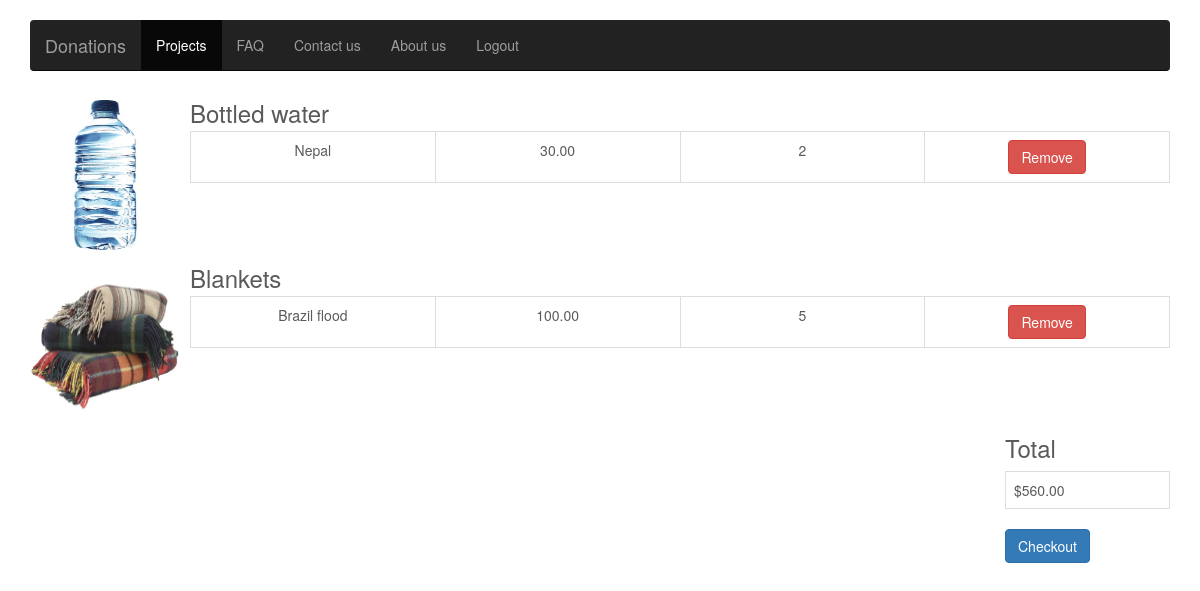
/cart/ (signed in), run on the app's committed database.
### Donations/models.py (models this page shows, shortened)
class Cart(models.Model):
	user = models.ForeignKey(User)
	project = models.ForeignKey(Project, default=1)
	product = models.ForeignKey(Product)
	quantity = models.IntegerField(default=0)

class Product(models.Model):
	name = models.CharField(max_length=100)
	price = models.DecimalField(max_digits=6, decimal_places=2)
	quantity = models.IntegerField()
	description = models.TextField()
	picture = models.FileField(upload_to='img', max_length=100)

class Project(models.Model):
	name = models.CharField(max_length=100)
	description = models.TextField()
	location = models. CharField(max_length=100)
	picture	= models.FileField(upload_to='img', max_length=100)

### Donations/views.py (the view)
# urls.py: url(r'^cart/$', 'Donations.views.cart', name="cart"),
def cart(request):
	if 'email' not in request.session:
		return HttpResponseRedirect("/login/")
	items = []
	for i in Cart.objects.all():
		if i.user.email == request.session['email']:
			items.append(i)
	total=0
	for i in items:
		total=total+i.quantity*i.product.price
	context = {
		"Cart": items,
		"total": total
	}
	return render(request, "Donations/cart.html", context)

### Donations/templates/Donations/cart.html (shortened to what this page needs)
{% load staticfiles %}
<!DOCTYPE html>
<html lang="en">
  <head>
    <link href="{% static 'css/bootstrap.min.css' %}" rel="stylesheet">
    <link href="{% static 'css/font-awesome.min.css' %}" rel="stylesheet">
    <link href="{% static 'css/navbar.css' %}" rel="stylesheet">
    <link href="{% static 'css/img.css' %}" rel="stylesheet">
  </head>
  <body>
    <div class="navbar-wrapper">
      <div class="container">
        <nav class="navbar navbar-inverse navbar-static-top">
          <div class="container">
            <div class="navbar-header">
              <a class="navbar-brand" href="/home" >Donations</a>
            </div>
            <div id="navbar" class="navbar-collapse collapse">
              <ul class="nav navbar-nav">
                <li class="active"><a href="/projects">Projects</a></li>
                <li><a href="/faq">FAQ</a></li>
                <li><a href="#contact">Contact us</a></li>
                <li><a href="#contact">About us</a></li>
                <li><a href="/logout">Logout</a></li>
              </ul>
            </div>
          </div>
        </nav>
      </div>
    </div>
    <div class="container">
    {% for item in Cart %}
    <div class = "media">
        <div class = "media-left">
        {% static "" as Baseurl %}
            <img src="{{Baseurl}}{{item.product.picture}}" style="height:200px, width:200px" alt="">
        </div>
        <div class = "media-body">
            <h3 class = "media-heading">{{item.product.name}}</h3>
            <table class = "table table-bordered">
                <tbody>
                    <tr>
                        <td class ="col-md-2 text-center">{{item.project.name}}</td>
                        <td class ="col-md-2 text-center">{{item.product.price}}</td>
                        <td class ="col-md-2 text-center">{{item.quantity}}</td>
                        <td class ="col-md-2 text-center">
                            <form action="/remove_item_from_cart/" method="get">
                               <input type="submit" class="btn btn-danger" value="Remove">
                            </form>
                        </td>
                    </tr>
                </tbody>
            </table>
        </div>
    </div>
    {% endfor %}
    <div class="row">
        <div class="col-md-offset-10 col-md-2">
            <table class = "table table-bordered">
                <h3>Total</h3>
                <tbody>
                    <tr>
                        <td>${{total}}</td>
                    </tr>
                </tbody>
            </table>
        </div>
    </div>
    <div class="row">
       <div class="col-md-offset-10 col-md-2">
            <form action="/checkout/" method="post">{% csrf_token %}
                <input type="submit" class="btn btn-primary" value="Checkout">
            </form>
        </div>
    </div>
    </div>
  </body>
</html>

### Donations/static/css/navbar.css (style rules this page uses)
body { color: #5a5a5a; margin-top: 100px; }
.navbar-wrapper { position: absolute; top: 0; right: 0; left: 0; z-index: 20; }
.navbar-wrapper > .container { padding-right: 0; padding-left: 0; }
.navbar-wrapper .navbar { padding-right: 15px; padding-left: 15px; }
.navbar-wrapper .navbar .container { width: auto; }
@media (min-width: 768px) { .navbar-wrapper { margin-top: 20px; } }
@media (min-width: 768px) { .navbar-wrapper .container { padding-right: 15px; padding-left: 15px; } }
@media (min-width: 768px) { .navbar-wrapper .navbar { padding-right: 0; padding-left: 0; } }
@media (min-width: 768px) { .navbar-wrapper .navbar { border-radius: 4px; } }

### Donations/static/css/img.css (style rules this page uses)
img { height: 150px; width: 150px; }

### data on the page
Cart: product.picture (picture), product.name "Bottled water", project.name "Nepal", product.price "30.00", quantity "2"
Cart: product.picture (placeholder picture), product.name "Blankets", project.name "Brazil flood", product.price "100.00", quantity "5"

### other printed values
{{ total }} "560.00"
